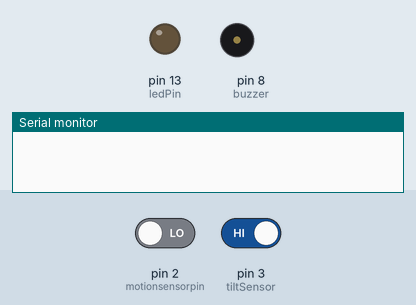
Simulated run of this sketch. Board: Arduino Uno, built with avr-gcc and run on an emulated ATmega328P. Shown: output pins drawn as LEDs (lit = HIGH), buzzer (waves = sounding, pin HIGH), the last lines printed to the serial monitor. The test bench sets the inputs (shaded band); at power-on: pin 2 (motionsensorpin) LOW, pin 3 (tiltSensor) HIGH.

Above: at 1.2 s.
1.3 s: pin 2 (motionsensorpin) driven HIGH
At 1.7 s:
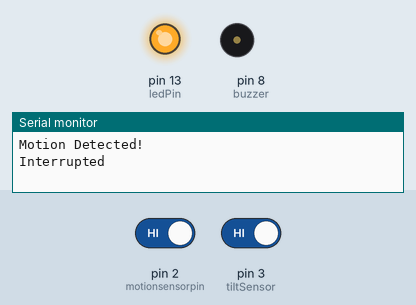
2.8 s: pin 3 (tiltSensor) driven LOW
At 4.0 s:
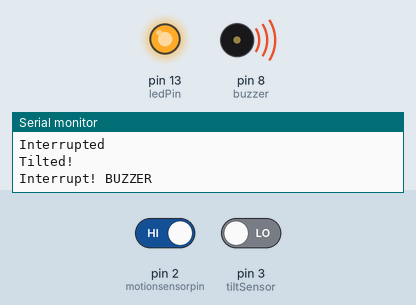
4.3 s: pin 2 (motionsensorpin) driven LOW
At 5.2 s:
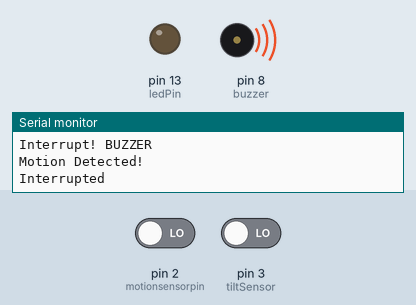
5.8 s: pin 3 (tiltSensor) driven HIGH
At 6.4 s:
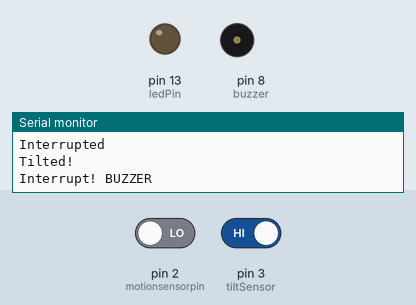
Timing chart, 0 to 8.3 s (numbered marks = the images above; inputs shaded):
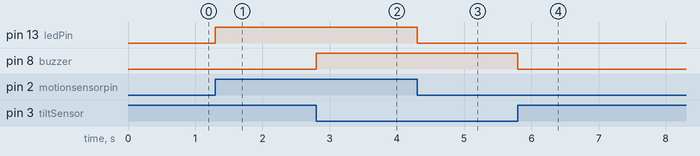

The sketch:

M1_T3C.ino
```cpp
int motionsensorpin = 2;  // the pin that the sensor is atteched to
int ledPin = 13;
const int buzzer = 8;
const int tiltSensor = 3;

bool MotionDetected = false;
bool titlDetected = false;

void setup()
{
  Serial.begin(9600);
  pinMode(ledPin,OUTPUT);
  pinMode(motionsensorpin, INPUT);  // initialize sensor as an input
  pinMode(buzzer, OUTPUT);
  pinMode(tiltSensor, INPUT_PULLUP);

  attachInterrupt(digitalPinToInterrupt(motionsensorpin), handleMotionInterrupt, CHANGE);
  attachInterrupt(digitalPinToInterrupt(tiltSensor), tilt, CHANGE);

}

void loop()
{
  delay(500);
}

void handleMotionInterrupt()
{
  MotionDetected = !MotionDetected;

  Serial.println("Motion Detected!");
  digitalWrite(ledPin,MotionDetected);
  Serial.println("Interrupted");
}

void tilt()
{
  titlDetected = !titlDetected;
  Serial.println("Tilted!");
  digitalWrite(buzzer, titlDetected);
  Serial.println("Interrupt! BUZZER");
}
```

Measured:
- after the input at 1.3 s, pin 13 (ledPin): LOW → HIGH at once
- after the input at 2.8 s, pin 8 (buzzer): LOW → HIGH at once
- after the input at 4.3 s, pin 13 (ledPin): HIGH → LOW at once
- after the input at 5.8 s, pin 8 (buzzer): HIGH → LOW at once
